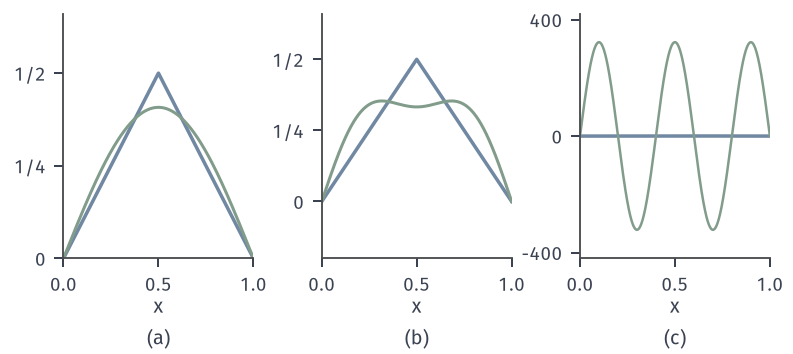

Write the Python code that produced this figure.
from pathlib import Path
import sys
HERE = Path(__file__).resolve().parent
sys.path.insert(0, str(HERE.parent/"heat-common"))
from heat_fig import *
# Truncated backward recovery with deterministic noise of 1e-3 per odd mode; T=0.05.
fig, axes = figure(width_mm=112, height_mm=50, ncols=3)
panel(fig, left=.08, wspace=.36, bottom=.27)
T = .05; eta = 1e-3
def rec(N):
    k = np.arange(1, N+1, 2)
    y = cs(k)*np.exp(-(k*pi)**2*T)+eta
    return ((y*np.exp((k*pi)**2*T))[:, None]*np.sqrt(2)*np.sin(np.outer(k, pi*X))).sum(0)
for ax, N, yl in zip(axes, (1, 3, 5), ((0, .66), (-.2, .66), (-420, 420))):
    r = rec(N); ax.plot(X, tent(X), color=BLUE, lw=1.4); ax.plot(X, r, color=GREEN, lw=1.2 if N < 5 else 1.0)
    ax.set_xlim(0, 1); ax.set_ylim(*yl); ax.set_xticks([0, .5, 1]); axlab(ax)
axes[0].set_yticks([0, .25, .5]); axes[0].set_yticklabels(['0', '1/4', '1/2']); axes[1].set_yticks([0, .25, .5]); axes[1].set_yticklabels(['0', '1/4', '1/2']); axes[2].set_yticks([-400, 0, 400])
tags(fig, axes)
save(fig, HERE, 'figure', {'N': [1, 3, 5], 'sup': [float(np.abs(rec(n)).max()) for n in (1, 3, 5)]})
